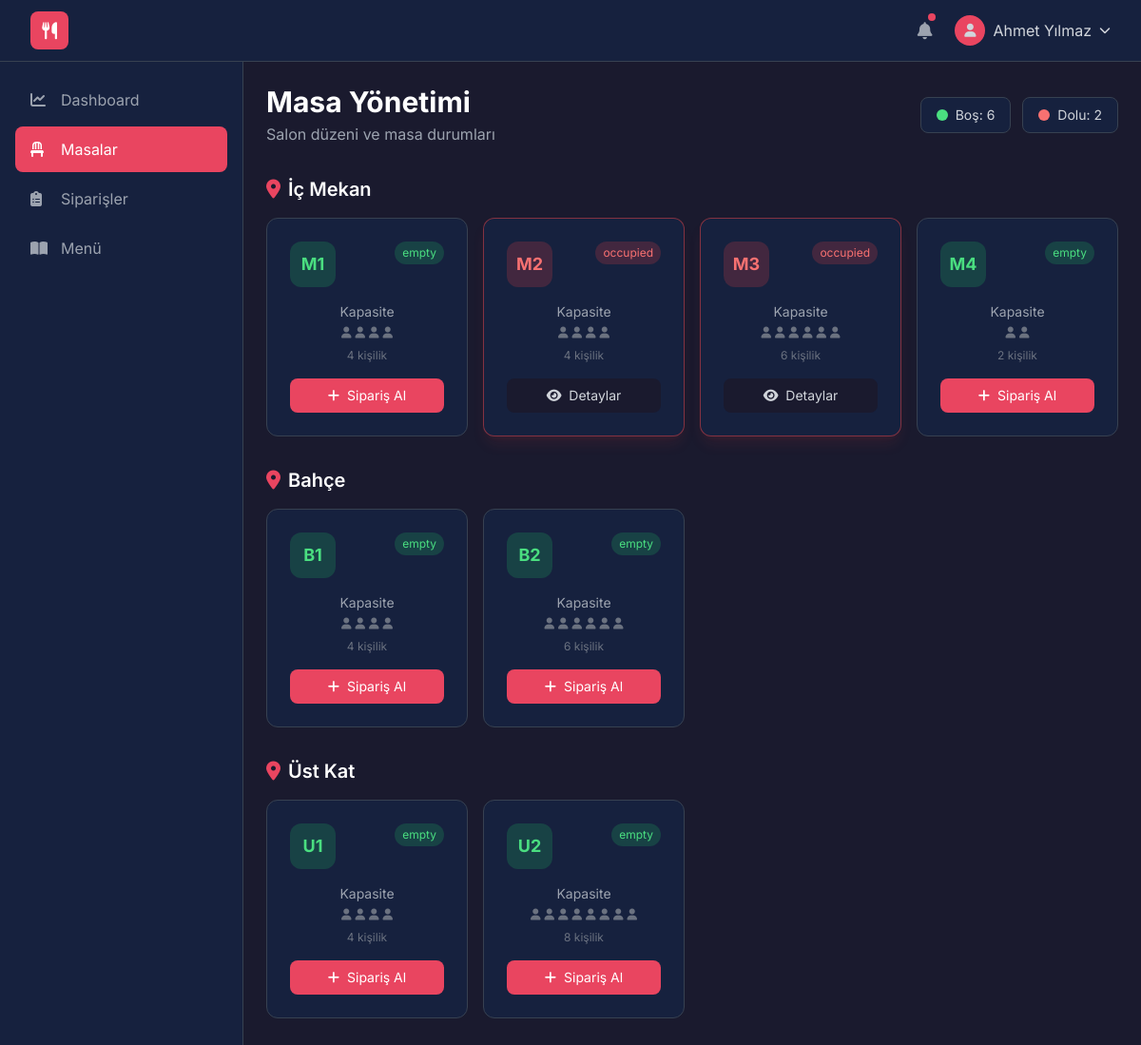
The app's page /tables/ (signed in) with its own data.
### app/models/user.py (models this page shows, shortened)
class User(Base):
    __tablename__ = "users"
    id = Column(Integer, primary_key=True, index=True)
    username = Column(String(50), unique=True, nullable=False, index=True)
    email = Column(String(100), unique=True, nullable=True)
    full_name = Column(String(100), nullable=False)
    password_hash = Column(String(255), nullable=False)
    role = Column(Enum(UserRole), default=UserRole.WAITER, nullable=False)
    phone = Column(String(20), nullable=True)
    is_active = Column(Boolean, default=True)
    created_at = Column(DateTime(timezone=True), server_default=func.now())
    updated_at = Column(DateTime(timezone=True), onupdate=func.now())
    orders = relationship("Order", back_populates="user")

### app/models/table.py (models this page shows, shortened)
class Table(Base):
    __tablename__ = "tables"
    id = Column(Integer, primary_key=True, index=True)
    table_number = Column(String(10), unique=True, nullable=False)
    section = Column(String(50), default="İç Mekan")  # İç Mekan, Bahçe, Üst Kat
    capacity = Column(Integer, default=4)
    status = Column(Enum(TableStatus), default=TableStatus.EMPTY)
    position_x = Column(Float, default=0.0)  # Görsel konum
    position_y = Column(Float, default=0.0)
    orders = relationship("Order", back_populates="table")

### app/routers/tables.py (the view)
@router.get("/", response_class=HTMLResponse)
async def tables_page(request: Request, user = Depends(require_role("admin", "waiter")), db: Session = Depends(get_db)):
    tables = db.query(Table).order_by(Table.section, Table.table_number).all()
    sections = db.query(Table.section).distinct().all()
    sections = [s[0] for s in sections]
    return render_template("tables.html", {
        "request": request,
        "user": user,
        "tables": tables,
        "sections": sections,
        "TableStatus": TableStatus
    })

### templates/tables.html (shortened to what this page needs)
{% extends "base.html" %}
{% block content %}
<div class="max-w-7xl mx-auto">
    <div class="flex justify-between items-center mb-8">
        <div>
            <h1 class="text-3xl font-bold text-white">Masa Yönetimi</h1>
            <p class="text-gray-400 mt-1">Salon düzeni ve masa durumları</p>
        </div>
        <div class="flex space-x-3">
            <div class="flex items-center space-x-2 bg-secondary px-4 py-2 rounded-lg border border-gray-700">
                <span class="w-3 h-3 rounded-full bg-green-400"></span>
                <span class="text-sm text-gray-300">Boş: {{ tables|selectattr('status.value', 'equalto', 'empty')|list|length }}</span>
            </div>
            <div class="flex items-center space-x-2 bg-secondary px-4 py-2 rounded-lg border border-gray-700">
                <span class="w-3 h-3 rounded-full bg-red-400"></span>
                <span class="text-sm text-gray-300">Dolu: {{ tables|selectattr('status.value', 'equalto', 'occupied')|list|length }}</span>
            </div>
        </div>
    </div>
    {% for section in sections %}
    <div class="mb-8">
        <h2 class="text-xl font-semibold text-white mb-4 flex items-center">
            <i class="fas fa-map-marker-alt text-primary mr-2"></i>
            {{ section }}
        </h2>
        <div class="grid grid-cols-2 md:grid-cols-3 lg:grid-cols-4 gap-4">
            {% for table in tables if table.section == section %}
            <div class="bg-secondary rounded-xl border border-gray-700 p-6 card-hover cursor-pointer transition-all duration-300
                {% if table.status.value == 'occupied' %}border-red-500/50 shadow-lg shadow-red-500/10{% endif %}"
                onclick="showTableDetail({{ table.id }})">
                <div class="flex justify-between items-start mb-4">
                    <div class="w-12 h-12 rounded-xl flex items-center justify-center text-lg font-bold
                        {% if table.status.value == 'empty' %}bg-green-500/20 text-green-400
                        {% elif table.status.value == 'occupied' %}bg-red-500/20 text-red-400
                        {% elif table.status.value == 'reserved' %}bg-blue-500/20 text-blue-400
                        {% else %}bg-yellow-500/20 text-yellow-400{% endif %}">
                        {{ table.table_number }}
                    </div>
                    <span class="text-xs px-2 py-1 rounded-full
                        {% if table.status.value == 'empty' %}bg-green-500/20 text-green-400
                        {% elif table.status.value == 'occupied' %}bg-red-500/20 text-red-400
                        {% elif table.status.value == 'reserved' %}bg-blue-500/20 text-blue-400
                        {% else %}bg-yellow-500/20 text-yellow-400{% endif %}">
                        {{ table.status.value }}
                    </span>
                </div>
                <div class="text-center">
                    <p class="text-gray-400 text-sm mb-1">Kapasite</p>
                    <div class="flex justify-center space-x-1">
                        {% for i in range(table.capacity) %}
                        <i class="fas fa-user text-xs text-gray-500"></i>
                        {% endfor %}
                    </div>
                    <p class="text-xs text-gray-500 mt-2">{{ table.capacity }} kişilik</p>
                </div>
                {% if table.status.value == 'empty' %}
                <a href="/orders/new/{{ table.id }}"
                   class="mt-4 block w-full text-center bg-primary hover:bg-primary/90 text-white py-2 rounded-lg transition text-sm"
                   onclick="event.stopPropagation()">
                    <i class="fas fa-plus mr-1"></i> Sipariş Al
                </a>
                {% else %}
                <button class="mt-4 block w-full text-center bg-surface hover:bg-surface-light text-gray-300 py-2 rounded-lg transition text-sm"
                        onclick="event.stopPropagation()">
                    <i class="fas fa-eye mr-1"></i> Detaylar
                </button>
                {% endif %}
            </div>
            {% endfor %}
        </div>
    </div>
    {% endfor %}
</div>
{% endblock %}

### templates/base.html (shortened to what this page needs)
<!DOCTYPE html>
<html lang="tr">
<head>
    <script src="https://cdn.tailwindcss.com"></script>
    <link rel="stylesheet" href="https://cdnjs.cloudflare.com/ajax/libs/font-awesome/6.4.0/css/all.min.css">
    <link rel="stylesheet" href="/static/css/custom.css">
</head>
<body class="bg-surface text-gray-100 font-sans min-h-screen">
    {% if user %}
    <nav class="bg-secondary border-b border-gray-700 sticky top-0 z-50">
        <div class="max-w-7xl mx-auto px-4 sm:px-6 lg:px-8">
            <div class="flex justify-between h-16">
                <div class="flex items-center">
                    <a href="/dashboard" class="flex items-center space-x-3">
                        <div class="w-10 h-10 bg-primary rounded-lg flex items-center justify-center">
                            <i class="fas fa-utensils text-white text-lg"></i>
                        </div>
                    </a>
                </div>
                <div class="flex items-center space-x-4">
                    <button class="relative p-2 text-gray-400 hover:text-white transition">
                        <i class="fas fa-bell text-lg"></i>
                        <span class="absolute top-1 right-1 w-2 h-2 bg-primary rounded-full"></span>
                    </button>
                    <div class="relative group">
                        <button class="flex items-center space-x-2 text-gray-300 hover:text-white transition">
                            <div class="w-8 h-8 bg-primary rounded-full flex items-center justify-center">
                                <i class="fas fa-user text-sm"></i>
                            </div>
                            <span class="hidden md:block">{{ user.full_name }}</span>
                            <i class="fas fa-chevron-down text-xs"></i>
                        </button>
                    </div>
                </div>
            </div>
        </div>
    </nav>
    <div class="flex">
        <aside class="w-64 bg-secondary min-h-screen border-r border-gray-700 hidden md:block">
            <div class="p-4">
                <nav class="space-y-1">
                    {% set role = user.role.value %}
                    {% if role == 'admin' %}
                        {% set nav_items = [
                            ('/dashboard', 'fas fa-chart-line', 'Dashboard'),
                            ('/tables', 'fas fa-chair', 'Masalar'),
                            ('/orders', 'fas fa-clipboard-list', 'Siparişler'),
                            ('/kitchen', 'fas fa-fire', 'Mutfak'),
                            ('/payments', 'fas fa-cash-register', 'Kasa'),
                            ('/menu', 'fas fa-book-open', 'Menü'),
                            ('/inventory', 'fas fa-boxes', 'Stok'),
                            ('/reports', 'fas fa-chart-bar', 'Raporlar')
                        ] %}
                    {% elif role == 'waiter' %}
                        {% set nav_items = [
                            ('/dashboard', 'fas fa-chart-line', 'Dashboard'),
                            ('/tables', 'fas fa-chair', 'Masalar'),
                            ('/orders', 'fas fa-clipboard-list', 'Siparişler'),
                            ('/menu', 'fas fa-book-open', 'Menü')
                        ] %}
                    {% elif role == 'chef' %}
                        {% set nav_items = [
                            ('/dashboard', 'fas fa-chart-line', 'Dashboard'),
                            ('/kitchen', 'fas fa-fire', 'Mutfak')
                        ] %}
                    {% elif role == 'cashier' %}
                        {% set nav_items = [
                            ('/dashboard', 'fas fa-chart-line', 'Dashboard'),
                            ('/payments', 'fas fa-cash-register', 'Kasa'),
                            ('/reports', 'fas fa-chart-bar', 'Raporlar')
                        ] %}
                    {% else %}
                        {% set nav_items = [
                            ('/dashboard', 'fas fa-chart-line', 'Dashboard')
                        ] %}
                    {% endif %}
                    {% for url, icon, label in nav_items %}
                    <a href="{{ url }}" class="flex items-center space-x-3 px-4 py-3 rounded-lg {% if request.url.path.startswith(url) %}bg-primary text-white{% else %}text-gray-400 hover:bg-surface-light hover:text-white{% endif %} transition">
                        <i class="{{ icon }} w-5"></i>
                        <span>{{ label }}</span>
                    </a>
                    {% endfor %}
                </nav>
            </div>
        </aside>
        <main class="flex-1 p-6 overflow-auto">
            {% block content %}{% endblock %}
        </main>
    </div>
    {% else %}
    <main>
        {{ self.content() }}
    </main>
    {% endif %}
</body>
</html>

### static/css/custom.css (style rules this page uses)
.card-hover { transition: all 0.3s ease; }

### records on screen
User: full_name "Ahmet Yılmaz", role "WAITER" (drawn)
Table: table_number "M1", status.value "empty", capacity "4"
Table: table_number "M2", status.value "occupied", capacity "4", shows "Detaylar"
Table: table_number "M3", status.value "occupied", capacity "6", shows "Detaylar"
Table: table_number "M4", status.value "empty", capacity "2"
Table: table_number "B1", status.value "empty", capacity "4"
Table: table_number "B2", status.value "empty", capacity "6"
Table: table_number "U1", status.value "empty", capacity "4"
Table: table_number "U2", status.value "empty", capacity "8"

### other values on screen
{{ label }} "Dashboard" "Masalar" "Siparişler" "Menü"
{{ tables|selectattr('status.value', 'equalto', 'empty')|list|length }} "6"
{{ tables|selectattr('status.value', 'equalto', 'occupied')|list|length }} "2"
{{ section }} "İç Mekan" "Bahçe" "Üst Kat"
